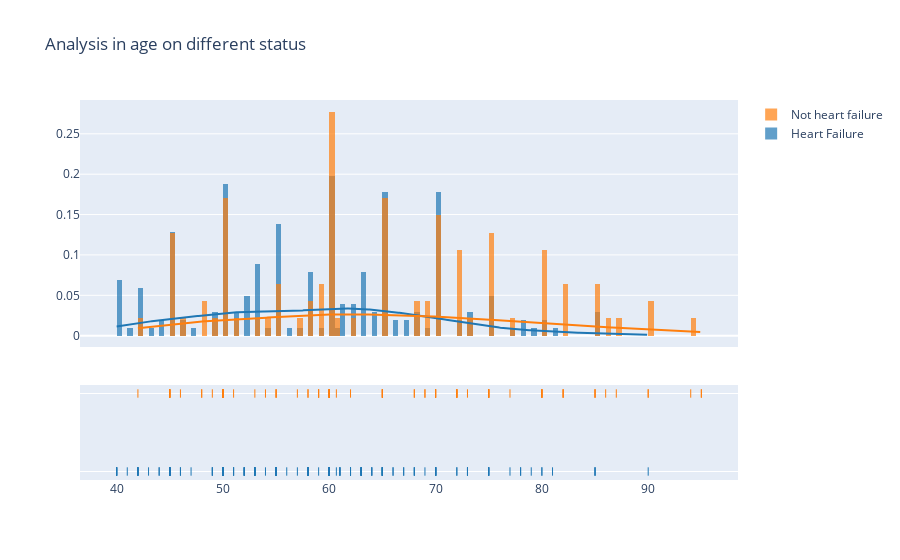

This figure's notebook cell:
### Code cell
fail = df[df["Heart_failure"]==0]["age"]
not_fail = df[df["Heart_failure"]==1]["age"]
hist_data = [fail,not_fail]
group_labels = ['Heart Failure', 'Not heart failure']
fig = ff.create_distplot(hist_data, group_labels, bin_size=0.5)
fig.update_layout(
    title_text="Analysis in age on different status")
fig.show()

### Figure 1 — Plotly figure (JSON) as saved in the notebook; plotly's stock layout.template omitted (floating-point values rounded to 4 significant figures; data arrays with more than 128 entries replaced by an {"elided": "..."} marker saying what was removed)
{"data": [{"autobinx": false, "histnorm": "probability density", "legendgroup": "Heart Failure", "marker": {"color": "rgb(31, 119, 180)"}, "name": "Heart Failure", "opacity": 0.7, "type": "histogram", "x": {"elided": "203 float values"}, "xaxis": "x", "xbins": {"end": 90, "size": 0.5, "start": 40}, "yaxis": "y"}, {"autobinx": false, "histnorm": "probability density", "legendgroup": "Not heart failure", "marker": {"color": "rgb(255, 127, 14)"}, "name": "Not heart failure", "opacity": 0.7, "type": "histogram", "x": [75, 55, 65, 50, 65, 90, 75, 60, 65, 80, 75, 62, 45, 50, 82, 87, 45, 70, 48, 65, 68, 75, 80, 95, 70, 58, 82, 94, 85, 50, 65, 69, 90, 82, 60, 70, 50, 70, 60, 50, 51, 60, 80, 57, 68, 53, 60, 70, 60, 95, 49, 72, 45, 50, 45, 60, 42, 72, 70, 65, 85, 69, 60, 60, 59, 60, 72, 85, 70, 86, 60, 46, 80, 72, 75, 72, 50, 45, 80, 59, 59, 65, 75, 58, 60.67, 50, 60, 45, 77, 48, 54, 73, 60, 55, 65, 55], "xaxis": "x", "xbins": {"end": 95, "size": 0.5, "start": 42}, "yaxis": "y"}, {"legendgroup": "Heart Failure", "marker": {"color": "rgb(31, 119, 180)"}, "mode": "lines", "name": "Heart Failure", "showlegend": false, "type": "scatter", "x": {"elided": "500 float values"}, "xaxis": "x", "y": {"elided": "500 float values"}, "yaxis": "y"}, {"legendgroup": "Not heart failure", "marker": {"color": "rgb(255, 127, 14)"}, "mode": "lines", "name": "Not heart failure", "showlegend": false, "type": "scatter", "x": {"elided": "500 float values"}, "xaxis": "x", "y": {"elided": "500 float values"}, "yaxis": "y"}, {"legendgroup": "Heart Failure", "marker": {"color": "rgb(31, 119, 180)", "symbol": "line-ns-open"}, "mode": "markers", "name": "Heart Failure", "showlegend": false, "type": "scatter", "x": {"elided": "203 float values"}, "xaxis": "x", "y": {"elided": "203 str values"}, "yaxis": "y2"}, {"legendgroup": "Not heart failure", "marker": {"color": "rgb(255, 127, 14)", "symbol": "line-ns-open"}, "mode": "markers", "name": "Not heart failure", "showlegend": false, "type": "scatter", "x": [75, 55, 65, 50, 65, 90, 75, 60, 65, 80, 75, 62, 45, 50, 82, 87, 45, 70, 48, 65, 68, 75, 80, 95, 70, 58, 82, 94, 85, 50, 65, 69, 90, 82, 60, 70, 50, 70, 60, 50, 51, 60, 80, 57, 68, 53, 60, 70, 60, 95, 49, 72, 45, 50, 45, 60, 42, 72, 70, 65, 85, 69, 60, 60, 59, 60, 72, 85, 70, 86, 60, 46, 80, 72, 75, 72, 50, 45, 80, 59, 59, 65, 75, 58, 60.67, 50, 60, 45, 77, 48, 54, 73, 60, 55, 65, 55], "xaxis": "x", "y": ["Not heart failure", "Not heart failure", "Not heart failure", "Not heart failure", "Not heart failure", "Not heart failure", "Not heart failure", "Not heart failure", "Not heart failure", "Not heart failure", "Not heart failure", "Not heart failure", "Not heart failure", "Not heart failure", "Not heart failure", "Not heart failure", "Not heart failure", "Not heart failure", "Not heart failure", "Not heart failure", "Not heart failure", "Not heart failure", "Not heart failure", "Not heart failure", "Not heart failure", "Not heart failure", "Not heart failure", "Not heart failure", "Not heart failure", "Not heart failure", "Not heart failure", "Not heart failure", "Not heart failure", "Not heart failure", "Not heart failure", "Not heart failure", "Not heart failure", "Not heart failure", "Not heart failure", "Not heart failure", "Not heart failure", "Not heart failure", "Not heart failure", "Not heart failure", "Not heart failure", "Not heart failure", "Not heart failure", "Not heart failure", "Not heart failure", "Not heart failure", "Not heart failure", "Not heart failure", "Not heart failure", "Not heart failure", "Not heart failure", "Not heart failure", "Not heart failure", "Not heart failure", "Not heart failure", "Not heart failure", "Not heart failure", "Not heart failure", "Not heart failure", "Not heart failure", "Not heart failure", "Not heart failure", "Not heart failure", "Not heart failure", "Not heart failure", "Not heart failure", "Not heart failure", "Not heart failure", "Not heart failure", "Not heart failure", "Not heart failure", "Not heart failure", "Not heart failure", "Not heart failure", "Not heart failure", "Not heart failure", "Not heart failure", "Not heart failure", "Not heart failure", "Not heart failure", "Not heart failure", "Not heart failure", "Not heart failure", "Not heart failure", "Not heart failure", "Not heart failure", "Not heart failure", "Not heart failure", "Not heart failure", "Not heart failure", "Not heart failure", "Not heart failure"], "yaxis": "y2"}], "layout": {"barmode": "overlay", "hovermode": "closest", "legend": {"traceorder": "reversed"}, "title": {"text": "Analysis in age on different status"}, "xaxis": {"anchor": "y2", "domain": [0, 1], "zeroline": false}, "yaxis": {"anchor": "free", "domain": [0.35, 1], "position": 0}, "yaxis2": {"anchor": "x", "domain": [0, 0.25], "dtick": 1, "showticklabels": false}}}
